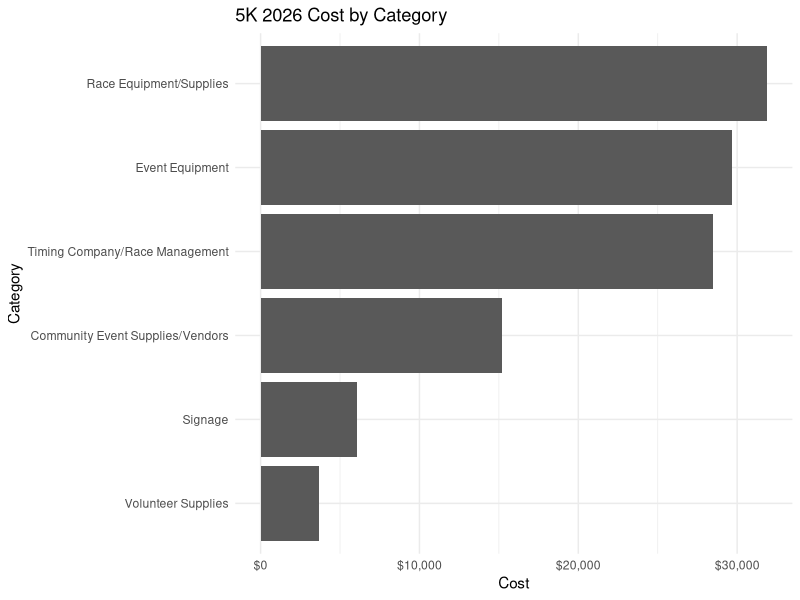
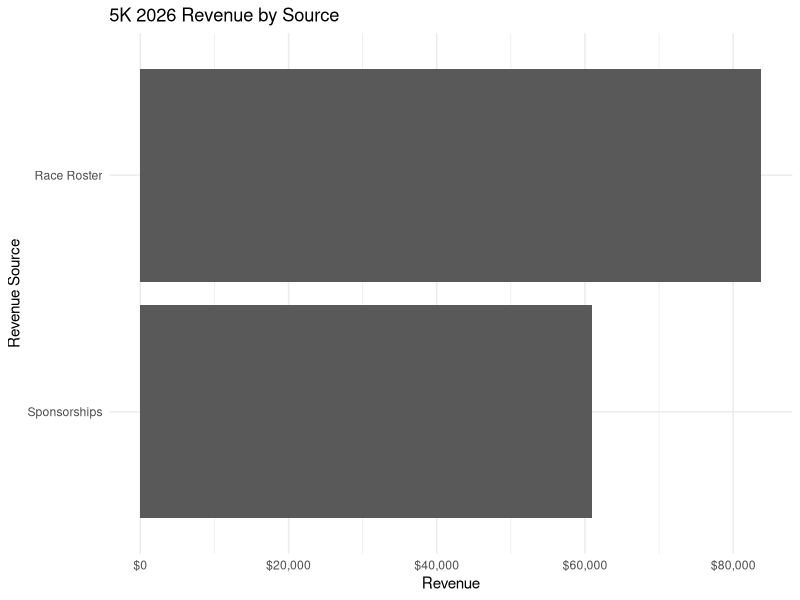
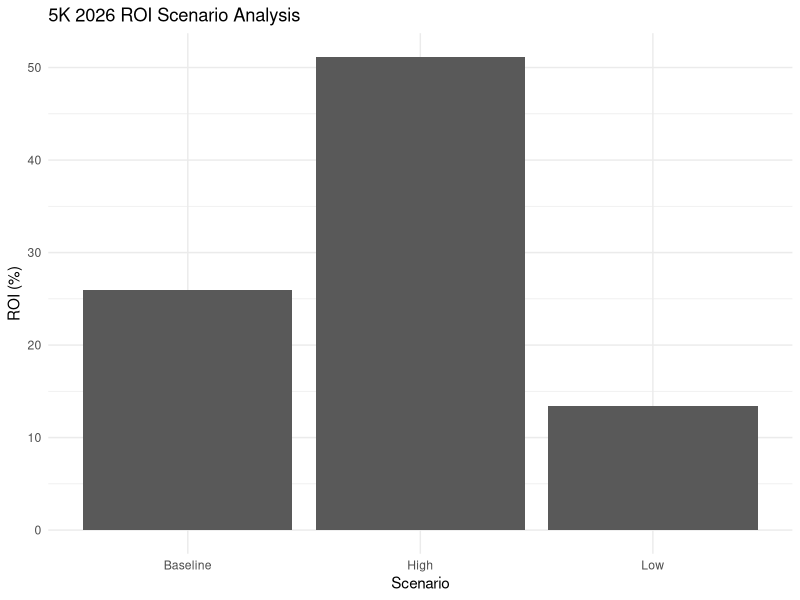

R code for these plots, in order:
## ---- chunk 1
library(dplyr)
library(ggplot2)
library(scales)
## ---- chunk 2
cost_data <- data.frame(
  category = c(
    "Signage",
    "Community Event Supplies/Vendors",
    "Volunteer Supplies",
    "Race Equipment/Supplies",
    "Timing Company/Race Management",
    "Event Equipment"
  ),
  total_cost = c(6054, 15211, 3646, 31883, 28478, 29686),
  cost_type = c(
    "Mixed",
    "Unrecoverable",
    "Unrecoverable",
    "Recoverable",
    "Recoverable",
    "Unrecoverable"
  )
)

## ---- chunk 3
revenue_data <- data.frame(
  source = c("Race Roster", "Sponsorships"),
  revenue = c(83802, 61000)
)

## ---- chunk 4
total_cost <- sum(cost_data$total_cost)
total_revenue <- sum(revenue_data$revenue)
net_profit <- total_revenue - total_cost
roi <- (net_profit / total_cost) * 100

recoverable_cost <- 62000
unrecoverable_cost <- 52958

summary_table <- data.frame(
  metric = c(
    "Total Cost",
    "Recoverable Cost",
    "Unrecoverable Cost",
    "Total Revenue",
    "Net Profit",
    "ROI Percent"
  ),
  value = c(
    total_cost,
    recoverable_cost,
    unrecoverable_cost,
    total_revenue,
    net_profit,
    roi
  )
)

print(summary_table)
## ---- chunk 5
cost_data <- cost_data %>%
  mutate(share_of_total = total_cost / sum(total_cost))

print(cost_data)

## ---- chunk 6
revenue_data <- revenue_data %>%
  mutate(share_of_total = revenue / sum(revenue))

print(revenue_data)
## ---- chunk 7
ggplot(cost_data, aes(x = reorder(category, total_cost), y = total_cost)) +
  geom_col() +
  coord_flip() +
  scale_y_continuous(labels = dollar_format()) +
  labs(
    title = "5K 2026 Cost by Category",
    x = "Category",
    y = "Cost"
  ) +
  theme_minimal()
## ---- chunk 8
ggplot(revenue_data, aes(x = reorder(source, revenue), y = revenue)) +
  geom_col() +
  coord_flip() +
  scale_y_continuous(labels = dollar_format()) +
  labs(
    title = "5K 2026 Revenue by Source",
    x = "Revenue Source",
    y = "Revenue"
  ) +
  theme_minimal()
## ---- chunk 9
cat("Total Cost: $", comma(total_cost), "\n", sep = "")
cat("Total Revenue: $", comma(total_revenue), "\n", sep = "")
cat("Net Profit: $", comma(net_profit), "\n", sep = "")
cat("ROI: ", round(roi, 2), "%\n", sep = "")
## ---- chunk 10
scenarios <- data.frame(
  scenario = c("Low", "Baseline", "High"),
  revenue_multiplier = c(0.90, 1.00, 1.20)
)

scenario_results <- scenarios %>%
  mutate(
    projected_revenue = total_revenue * revenue_multiplier,
    projected_profit = projected_revenue - total_cost,
    projected_roi = (projected_profit / total_cost) * 100
  )

print(scenario_results)
## ---- chunk 11
ggplot(scenario_results, aes(x = scenario, y = projected_roi)) +
  geom_col() +
  labs(
    title = "5K 2026 ROI Scenario Analysis",
    x = "Scenario",
    y = "ROI (%)"
  ) +
  theme_minimal()
## ---- chunk 12
break_even_revenue <- total_cost
additional_revenue_needed <- max(0, break_even_revenue - total_revenue)

break_even_table <- data.frame(
  metric = c("Break-even Revenue Needed", "Additional Revenue Needed"),
  value = c(break_even_revenue, additional_revenue_needed)
)

print(break_even_table)
## ---- chunk 13
value_per_passenger <- 20

estimated_passengers_to_cover_total_cost <- total_cost / value_per_passenger
estimated_passengers_to_generate_net_profit <- net_profit / value_per_passenger

proxy_table <- data.frame(
  metric = c(
    "Passengers Needed to Cover Total Cost",
    "Passenger Equivalent of Net Profit"
  ),
  value = c(
    estimated_passengers_to_cover_total_cost,
    estimated_passengers_to_generate_net_profit
  )
)

print(proxy_table)
